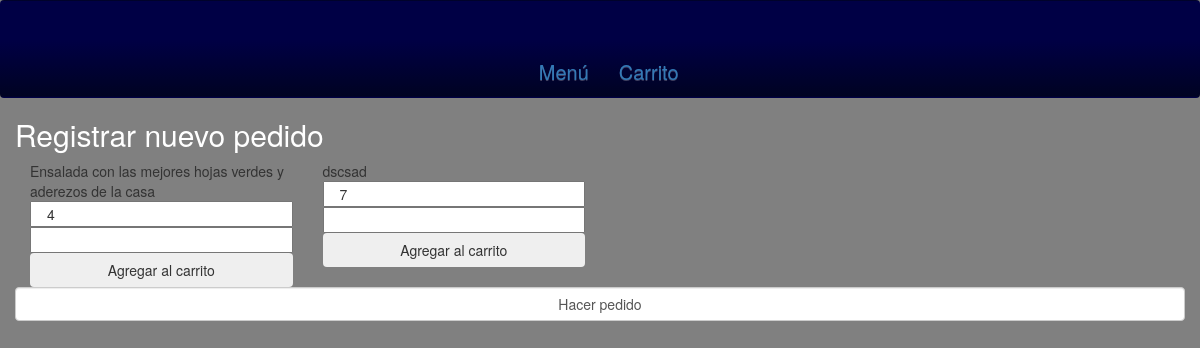
The page /views/menu/especialidades.php on the database its author committed.
### tables this page shows
CREATE TABLE `producto` (
  `id` int(11) NOT NULL,
  `nombre` varchar(45) DEFAULT NULL,
  `descripcion` text,
  `precio` decimal(6,2) DEFAULT NULL,
  `categoria_id` int(11) DEFAULT NULL
);

### models/Product.php (called while the page is built, shortened)
<?php
include_once("Database.php");
class Product {
	static function get(){
		$sql ="SELECT * FROM Producto";
		$db = new Database();
		if ($rows = $db->query($sql)){
			return $rows;
		}
		return false;
	}
	static function getEspecialidades(){
		$sql ="SELECT * FROM Producto where categoria_id=3";
		$db = new Database();
		if ($rows = $db->query($sql)){
			return $rows;
		}
		return false;
	}
}
?>

### models/Database.php (called while the page is built, shortened)
<?php
	class Database{
		private $database;
		private $host;
		private $username;
		private $password;
		public $mysqli;
		function __construct()
		{
			$this->host       =		"localhost";
			$this->username   =		"root";
			$this->password   =		'';
			$this->database 	=		"pizzeria";
			$this->mysqli     =		null;
		}
		public function connect()
		{
			$this->mysqli = new mysqli($this->host, $this->username, $this->password, $this->database);
			$this->mysqli->set_charset("utf8");
			return true;
		}
		function query($sql) {
			if (!$query =$this->mysqli->query($sql)) {
				$errorMsg ="Error with MySQL connection. \n";
				$errorMsg .= "Errno: " . $this->mysqli->error . "\n";
			  return false;
			} else {
				if ($query===true) {
					return true;
				} else {
					$rows = array();
					while($row = $query->fetch_assoc()) {
						$rows[] = $row;
					}
					return $rows;
				}
			}
		}
	}

### controllers/ProductsController.php (called while the page is built, shortened)
<?php
if( isset($_POST['funcion']) ) {
	switch ($_POST['funcion']) {
		case 'insertarProductos':
			require_once("../models/Product.php");
			require_once("../models/Cleaner.php");
			$productos = json_decode($_POST['productos']);
			foreach ($productos as $item) {
				$nombre = Cleaner::cleanInput($item->_nombre);
				$categoria =(int)Cleaner::cleanInput($item->_categoria);
				$producto = new Product($item->_nombre,$item->_precio,$item->_categoria,$item->_descripcion);
				$producto->save();
			}
			break;
		case 'funcionUpdate':
			require_once("../models/Product.php");
			require_once("../models/Cleaner.php");
			$productos = json_decode($_POST['productos']);
			foreach ($productos as $item) {
				$id =  Cleaner :: cleanInput($item->_id);
				$nombre = Cleaner::cleanInput($item->_nombre);
				$categoria =(int)Cleaner::cleanInput($item->_categoria);
				$producto = new Product($item->_id,$item->_nombre,$item->_precio,$item->_categoria,$item->_descripcion);
				$producto->update();
			}
			break;
			case 'funcionUpdate':
				require_once("../models/Product.php");
				require_once("../models/Cleaner.php");
				$productos = json_decode($_POST['productos']);
				foreach ($productos as $item) {
					$id =  Cleaner :: cleanInput($item->_id);
					$nombre = Cleaner::cleanInput($item->_nombre);
					$categoria =(int)Cleaner::cleanInput($item->_categoria);
					$producto = new Product($item->_id,$item->_nombre,$item->_precio,$item->_categoria,$item->_descripcion);
					$producto->update();
				}
				break;
			case 'eliminarProducto':
				require_once("../models/Product.php");
				require_once("../models/Cleaner.php");
				$producto = json_decode($_POST['productos']);
				$product = new Product($producto,"",0,0,"");
				$product->delete();
				break;
	}
} else {
	include_once("../../models/Product.php");
	$productos = Product::get();
	$especialidades = Product::getEspecialidades();
}
?>

### views/menu/especialidades.php (the view, shortened to what this page needs)
<?php
include_once("./../../controllers/ProductsController.php");
?>
<!DOCTYPE html>
<html>
<head>
  <link rel="stylesheet" href="https://maxcdn.bootstrapcdn.com/bootstrap/3.3.7/css/bootstrap.min.css">
  <link rel="stylesheet" href="https://maxcdn.bootstrapcdn.com/bootstrap/3.3.7/css/bootstrap-theme.min.css">
  <link rel="stylesheet" href="./../../assets/css/style.css">
</head>
<body>
  <header>
    <nav class="navbar">
      <div class="container-fluid ">
        <div class="navbar-header">
          <div class="headerLogo" onClick="window.location='./../../index.php'"></div>
        </div>
        <div class="collapse navbar-collapse" id="bs-example-navbar-collapse-1">
          <center>
            <ul class="nav navbar-nav" style="margin-top: 4%; margin-left: 31%">
              <li><a href="./../../index.php" class="tama">Menú</a></li>
              <li><a href="./carrito.php" class="tama">Carrito</a></li>
            </ul>
          </center>
        </div>
      </div>
    </nav>
  </header>
  <div class="col-xs-12">
    <h2 class ="white-text">Registrar nuevo pedido</h2>
      <?php
        foreach ($especialidades as $producto) {
      ?>
        <div class="col-md-3">
          <form id="<?php echo $producto['id']; ?>" action="index.html" method="post">
            <span><?php echo $producto['descripcion']; ?></span>
            <input type="text" class="col-xs-12" name="" value="<?php echo $producto['id']; ?>">
            <input type="number" id="cantidad" onchange="document.getElementById('cantidad').value=this.value" class="input col-xs-12">
            <button onclick="addToCart(
                                        <?php echo $producto['id']?>
                                      )" type="button" id="AddCart" class="col-xs-12 btn btn-alert">Agregar al carrito</button>
          </form>
        </div>
      <?php
        }
      ?>
    <br>
    <button type="button" class="form-control" id="guardar">Hacer pedido</button>
  </div>
</body>
</html>

### assets/css/style.css (style rules this page uses)
html { height: 100%; }
html body { height: 100%; background-color: gray; }
html nav.navbar { margin: 0; height: 200px  background: rgba(0, 0, 69, 1); background: linear-gradient(to bottom, rgba(0,0,69,1) 10%, rgba(0,0,69,1) 40%, rgba(0,5,5,5) 150%); background-position: 80%; }
html .white-text { color: white; }
html .headerLogo { margin: 0 auto; width: 155px !important; height: 40px !important; background-size: 155px 40px; margin-left: 360%; margin-top: 5%; background-image: url("https://d37z34r4iloq83.cloudfront.net/img/mbl-full-logo.png"); }
html .tama { font-size: 20px; }

### rows shown on the page
producto: descripcion "Ensalada con las mejores hojas verdes y aderezos de la casa", id "4"
producto: descripcion "dscsad", id "7"
